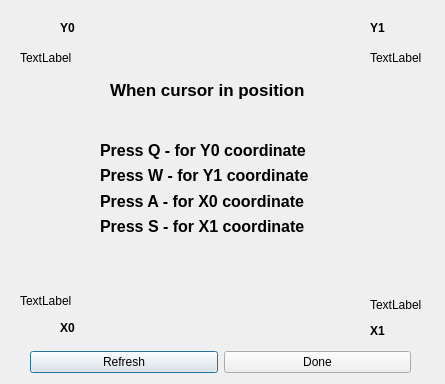
<?xml version="1.0" encoding="UTF-8"?>
<ui version="4.0">
 <class>Settings</class>
 <widget class="QDialog" name="Settings">
  <property name="geometry">
   <rect>
    <x>0</x>
    <y>0</y>
    <width>445</width>
    <height>384</height>
   </rect>
  </property>
  <property name="windowTitle">
   <string>Dialog</string>
  </property>
  <widget class="QLabel" name="label">
   <property name="geometry">
    <rect>
     <x>80</x>
     <y>40</y>
     <width>281</width>
     <height>281</height>
    </rect>
   </property>
   <property name="text">
    <string/>
   </property>
   <property name="pixmap">
    <pixmap>img/board.gif</pixmap>
   </property>
   <property name="scaledContents">
    <bool>true</bool>
   </property>
  </widget>
  <widget class="QLabel" name="label_2">
   <property name="geometry">
    <rect>
     <x>110</x>
     <y>80</y>
     <width>241</width>
     <height>20</height>
    </rect>
   </property>
   <property name="font">
    <font>
     <pointsize>13</pointsize>
     <weight>75</weight>
     <bold>true</bold>
    </font>
   </property>
   <property name="text">
    <string>When cursor in position</string>
   </property>
  </widget>
  <widget class="QLabel" name="label_statusX0">
   <property name="geometry">
    <rect>
     <x>60</x>
     <y>320</y>
     <width>21</width>
     <height>16</height>
    </rect>
   </property>
   <property name="font">
    <font>
     <weight>75</weight>
     <bold>true</bold>
    </font>
   </property>
   <property name="text">
    <string>X0</string>
   </property>
  </widget>
  <widget class="QLabel" name="label_statusX1">
   <property name="geometry">
    <rect>
     <x>370</x>
     <y>320</y>
     <width>21</width>
     <height>21</height>
    </rect>
   </property>
   <property name="font">
    <font>
     <weight>75</weight>
     <bold>true</bold>
    </font>
   </property>
   <property name="text">
    <string>X1</string>
   </property>
  </widget>
  <widget class="QLabel" name="label_statusY0">
   <property name="geometry">
    <rect>
     <x>60</x>
     <y>20</y>
     <width>21</width>
     <height>16</height>
    </rect>
   </property>
   <property name="font">
    <font>
     <weight>75</weight>
     <bold>true</bold>
    </font>
   </property>
   <property name="text">
    <string>Y0</string>
   </property>
  </widget>
  <widget class="QLabel" name="label_statusY1">
   <property name="geometry">
    <rect>
     <x>370</x>
     <y>20</y>
     <width>21</width>
     <height>16</height>
    </rect>
   </property>
   <property name="font">
    <font>
     <weight>75</weight>
     <bold>true</bold>
    </font>
   </property>
   <property name="text">
    <string>Y1</string>
   </property>
  </widget>
  <widget class="QWidget" name="layoutWidget">
   <property name="geometry">
    <rect>
     <x>30</x>
     <y>350</y>
     <width>381</width>
     <height>25</height>
    </rect>
   </property>
   <layout class="QHBoxLayout" name="horizontalLayout">
    <item>
     <widget class="QPushButton" name="pushButton_refresh">
      <property name="text">
       <string>Refresh</string>
      </property>
     </widget>
    </item>
    <item>
     <widget class="QPushButton" name="pushButton_done">
      <property name="text">
       <string>Done</string>
      </property>
     </widget>
    </item>
   </layout>
  </widget>
  <widget class="QWidget" name="layoutWidget">
   <property name="geometry">
    <rect>
     <x>100</x>
     <y>140</y>
     <width>250</width>
     <height>96</height>
    </rect>
   </property>
   <layout class="QVBoxLayout" name="verticalLayout">
    <item>
     <widget class="QLabel" name="label_3">
      <property name="font">
       <font>
        <pointsize>12</pointsize>
        <weight>75</weight>
        <bold>true</bold>
       </font>
      </property>
      <property name="text">
       <string>Press Q - for Y0 coordinate</string>
      </property>
     </widget>
    </item>
    <item>
     <widget class="QLabel" name="label_4">
      <property name="font">
       <font>
        <pointsize>12</pointsize>
        <weight>75</weight>
        <bold>true</bold>
       </font>
      </property>
      <property name="text">
       <string>Press W - for Y1 coordinate</string>
      </property>
     </widget>
    </item>
    <item>
     <widget class="QLabel" name="label_5">
      <property name="font">
       <font>
        <pointsize>12</pointsize>
        <weight>75</weight>
        <bold>true</bold>
       </font>
      </property>
      <property name="text">
       <string>Press A - for X0 coordinate</string>
      </property>
     </widget>
    </item>
    <item>
     <widget class="QLabel" name="label_6">
      <property name="font">
       <font>
        <pointsize>12</pointsize>
        <weight>75</weight>
        <bold>true</bold>
       </font>
      </property>
      <property name="text">
       <string>Press S - for X1 coordinate</string>
      </property>
     </widget>
    </item>
   </layout>
  </widget>
  <widget class="QLabel" name="label_Y0Pos">
   <property name="geometry">
    <rect>
     <x>20</x>
     <y>50</y>
     <width>57</width>
     <height>15</height>
    </rect>
   </property>
   <property name="text">
    <string>TextLabel</string>
   </property>
  </widget>
  <widget class="QLabel" name="label_X0Pos">
   <property name="geometry">
    <rect>
     <x>20</x>
     <y>290</y>
     <width>61</width>
     <height>21</height>
    </rect>
   </property>
   <property name="text">
    <string>TextLabel</string>
   </property>
  </widget>
  <widget class="QLabel" name="label_X1Pos">
   <property name="geometry">
    <rect>
     <x>370</x>
     <y>294</y>
     <width>57</width>
     <height>21</height>
    </rect>
   </property>
   <property name="text">
    <string>TextLabel</string>
   </property>
  </widget>
  <widget class="QLabel" name="label_Y1Pos">
   <property name="geometry">
    <rect>
     <x>370</x>
     <y>50</y>
     <width>57</width>
     <height>15</height>
    </rect>
   </property>
   <property name="text">
    <string>TextLabel</string>
   </property>
  </widget>
 </widget>
 <resources/>
 <connections/>
</ui>
